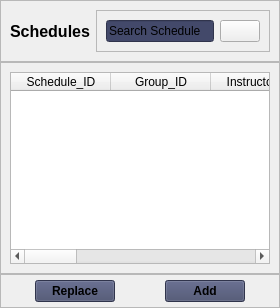
            <widget class="QWidget" name="schedule">
             <layout class="QVBoxLayout" name="verticalLayout_19">
              <property name="spacing">
               <number>0</number>
              </property>
              <property name="leftMargin">
               <number>0</number>
              </property>
              <property name="topMargin">
               <number>0</number>
              </property>
              <property name="rightMargin">
               <number>0</number>
              </property>
              <property name="bottomMargin">
               <number>0</number>
              </property>
              <item>
               <widget class="QFrame" name="schedule_upper_frame">
                <property name="frameShape">
                 <enum>QFrame::StyledPanel</enum>
                </property>
                <property name="frameShadow">
                 <enum>QFrame::Raised</enum>
                </property>
                <layout class="QHBoxLayout" name="horizontalLayout_35">
                 <item>
                  <widget class="QLabel" name="schedule_window_label">
                   <property name="font">
                    <font>
                     <pointsize>12</pointsize>
                     <weight>75</weight>
                     <bold>true</bold>
                    </font>
                   </property>
                   <property name="text">
                    <string>Schedules</string>
                   </property>
                  </widget>
                 </item>
                 <item alignment="Qt::AlignRight">
                  <widget class="QFrame" name="schedule_search_frame">
                   <property name="frameShape">
                    <enum>QFrame::StyledPanel</enum>
                   </property>
                   <property name="frameShadow">
                    <enum>QFrame::Raised</enum>
                   </property>
                   <layout class="QHBoxLayout" name="horizontalLayout_34">
                    <item>
                     <widget class="QLineEdit" name="schedule_lineEdit">
                      <property name="styleSheet">
                       <string notr="true">background-color: rgb(67, 73, 106);</string>
                      </property>
                      <property name="text">
                       <string>Search Schedule</string>
                      </property>
                     </widget>
                    </item>
                    <item>
                     <widget class="QPushButton" name="schedule_search_button">
                      <property name="text">
                       <string/>
                      </property>
                      <property name="icon">
                       <iconset resource="icons.qrc">
                        <normaloff>:/icons/icons/icons8-search-30.png</normaloff>:/icons/icons/icons8-search-30.png</iconset>
                      </property>
                     </widget>
                    </item>
                   </layout>
                  </widget>
                 </item>
                </layout>
               </widget>
              </item>
              <item>
               <widget class="QFrame" name="schedule_central_frame">
                <property name="frameShape">
                 <enum>QFrame::StyledPanel</enum>
                </property>
                <property name="frameShadow">
                 <enum>QFrame::Raised</enum>
                </property>
                <layout class="QVBoxLayout" name="verticalLayout_20">
                 <item>
                  <widget class="QTableWidget" name="schedule_tableWidget">
                   <column>
                    <property name="text">
                     <string>Schedule_ID</string>
                    </property>
                   </column>
                   <column>
                    <property name="text">
                     <string>Group_ID</string>
                    </property>
                   </column>
                   <column>
                    <property name="text">
                     <string>Instructor_ID</string>
                    </property>
                   </column>
                   <column>
                    <property name="text">
                     <string>Subject_ID</string>
                    </property>
                   </column>
                   <column>
                    <property name="text">
                     <string>Audience_ID</string>
                    </property>
                   </column>
                   <column>
                    <property name="text">
                     <string>Learming_Type_ID</string>
                    </property>
                   </column>
                   <column>
                    <property name="text">
                     <string>Start_Date</string>
                    </property>
                   </column>
                   <column>
                    <property name="text">
                     <string>Finish_Date</string>
                    </property>
                   </column>
                   <column>
                    <property name="text">
                     <string>Time_Schedule</string>
                    </property>
                   </column>
                  </widget>
                 </item>
                </layout>
               </widget>
              </item>
              <item>
               <widget class="QFrame" name="schedule_lower_frame">
                <property name="frameShape">
                 <enum>QFrame::StyledPanel</enum>
                </property>
                <property name="frameShadow">
                 <enum>QFrame::Raised</enum>
                </property>
                <layout class="QHBoxLayout" name="horizontalLayout_36">
                 <property name="spacing">
                  <number>50</number>
                 </property>
                 <property name="leftMargin">
                  <number>0</number>
                 </property>
                 <property name="topMargin">
                  <number>5</number>
                 </property>
                 <property name="rightMargin">
                  <number>0</number>
                 </property>
                 <property name="bottomMargin">
                  <number>5</number>
                 </property>
                 <item alignment="Qt::AlignRight">
                  <widget class="QPushButton" name="schedule_replace_button">
                   <property name="font">
                    <font>
                     <weight>75</weight>
                     <bold>true</bold>
                    </font>
                   </property>
                   <property name="styleSheet">
                    <string notr="true">background-color: rgb(67, 73, 106);</string>
                   </property>
                   <property name="text">
                    <string>Replace</string>
                   </property>
                  </widget>
                 </item>
                 <item alignment="Qt::AlignLeft">
                  <widget class="QPushButton" name="schedule_add_button">
                   <property name="font">
                    <font>
                     <weight>75</weight>
                     <bold>true</bold>
                    </font>
                   </property>
                   <property name="styleSheet">
                    <string notr="true">background-color: rgb(67, 73, 106);</string>
                   </property>
                   <property name="text">
                    <string>Add</string>
                   </property>
                  </widget>
                 </item>
                </layout>
               </widget>
              </item>
             </layout>
            </widget>
